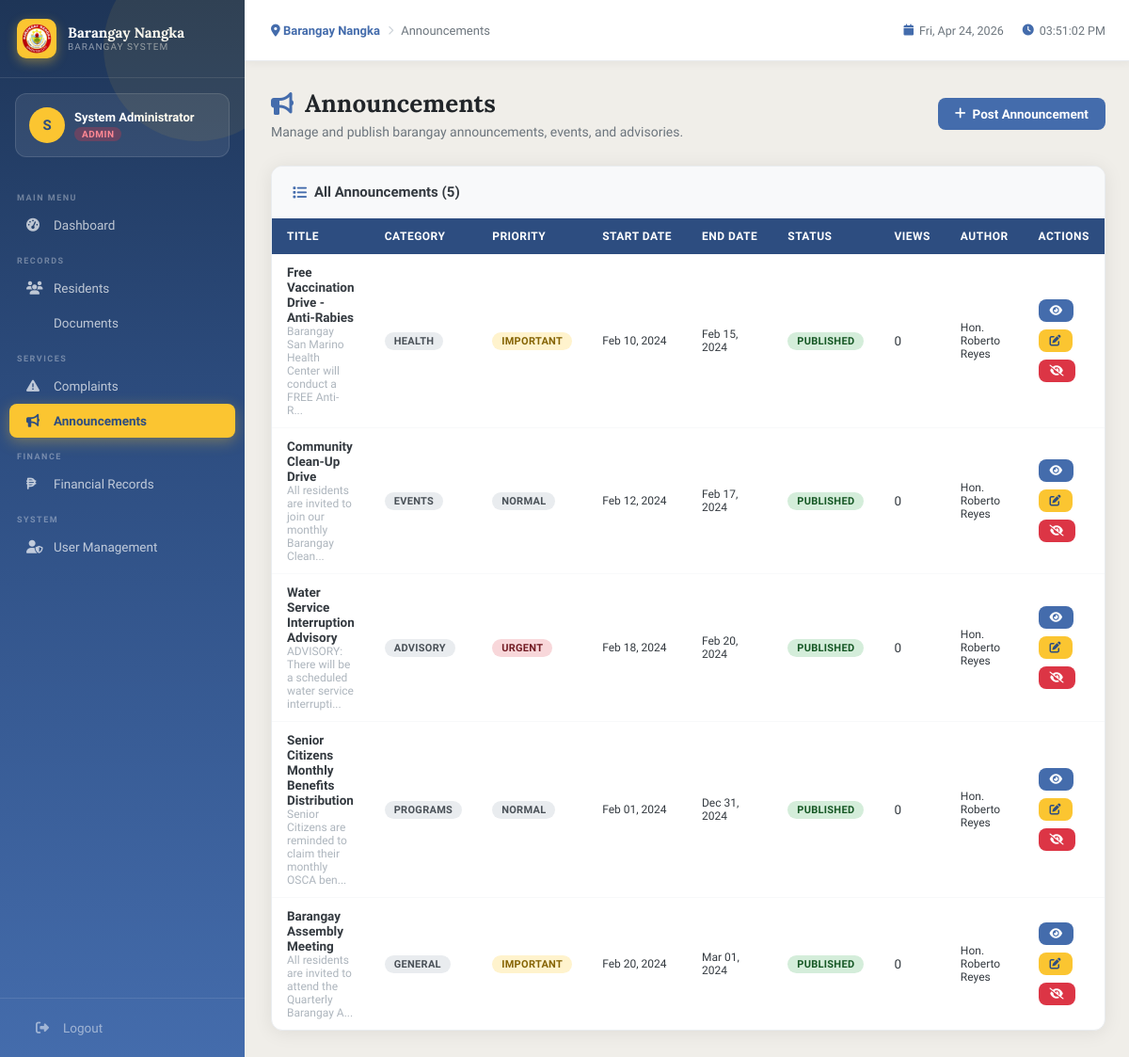
The app's page /modules/announcements/index.php (signed in), older data.
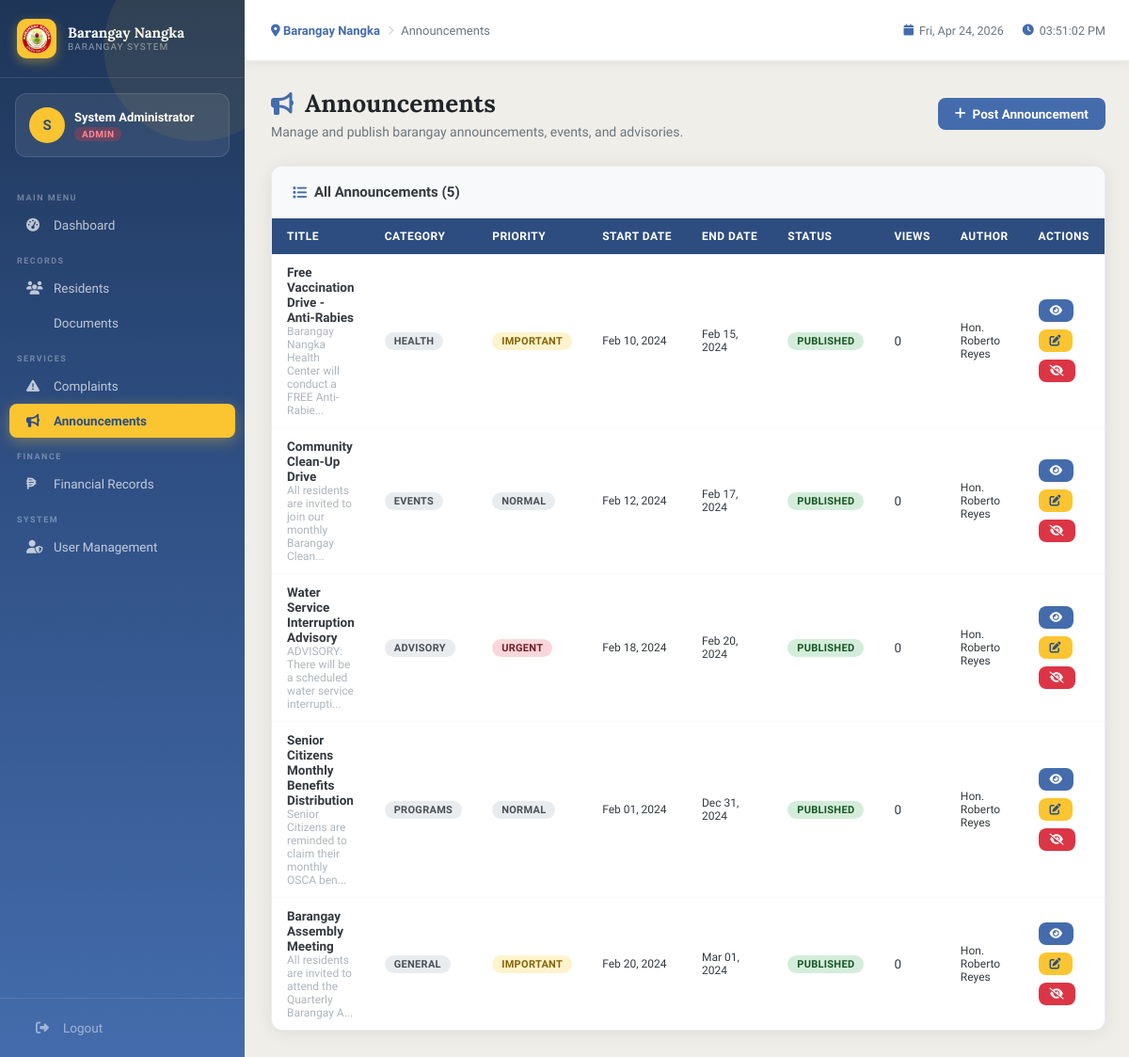
The same page, newer data.
### tables this page shows
CREATE TABLE announcements (
    id INT AUTO_INCREMENT PRIMARY KEY,
    title VARCHAR(200) NOT NULL,
    content TEXT NOT NULL,
    category ENUM('General','Health','Emergency','Events','Programs','Advisory') DEFAULT 'General',
    priority ENUM('Normal','Important','Urgent') DEFAULT 'Normal',
    start_date DATE,
    end_date DATE,
    is_published TINYINT(1) DEFAULT 1,
    views INT DEFAULT 0,
    created_by INT,
    created_at TIMESTAMP DEFAULT CURRENT_TIMESTAMP,
    FOREIGN KEY (created_by) REFERENCES users(id)
);

CREATE TABLE users (
    id INT AUTO_INCREMENT PRIMARY KEY,
    username VARCHAR(50) UNIQUE NOT NULL,
    password VARCHAR(255) NOT NULL,
    full_name VARCHAR(100) NOT NULL,
    role ENUM('admin','secretary','treasurer','captain','resident') NOT NULL DEFAULT 'resident',
    email VARCHAR(100),
    phone VARCHAR(20),
    resident_id INT NULL,
    is_active TINYINT(1) DEFAULT 1,
    last_login DATETIME,
    created_at TIMESTAMP DEFAULT CURRENT_TIMESTAMP
);

### includes/config.php (called while the page is built, shortened)
<?php
function isLoggedIn() {
    return isset($_SESSION['user_id']);
}
function hasRole($roles) {
    return in_array($_SESSION['role'], $roles);
}
?>

### modules/announcements/index.php (the view, shortened to what this page needs)
<?php
require_once '../../includes/config.php';
$page_title = 'Announcements';
$announcements = $pdo->query("SELECT a.*, u.full_name as author FROM announcements a LEFT JOIN users u ON a.created_by=u.id ORDER BY a.created_at DESC")->fetchAll();
include '../../includes/header.php';
?>
<div class="page-header flex-between">
    <div>
        <h1><i class="fas fa-bullhorn"></i> Announcements</h1>
        <p>Manage and publish barangay announcements, events, and advisories.</p>
    </div>
    <a href="add.php" class="btn btn-primary"><i class="fas fa-plus"></i> Post Announcement</a>
</div>
<div class="card">
    <div class="card-header">
        <h3><i class="fas fa-list"></i> All Announcements (<?= count($announcements) ?>)</h3>
    </div>
    <div class="card-body" style="padding:0;">
        <div class="table-wrap">
            <table class="data-table">
                <thead>
                    <tr>
                        <th>Title</th>
                        <th>Category</th>
                        <th>Priority</th>
                        <th>Start Date</th>
                        <th>End Date</th>
                        <th>Status</th>
                        <th>Views</th>
                        <th>Author</th>
                        <th>Actions</th>
                    </tr>
                </thead>
                <tbody>
                    <?php foreach ($announcements as $ann): ?>
                    <tr>
                        <td>
                            <div style="font-weight:600;max-width:250px;"><?= htmlspecialchars($ann['title']) ?></div>
                            <div style="font-size:12px;color:var(--gray-500);"><?= mb_substr(strip_tags($ann['content']), 0, 60) ?>...</div>
                        </td>
                        <td><span class="badge badge-normal"><?= $ann['category'] ?></span></td>
                        <td><span class="badge badge-<?= strtolower($ann['priority']) ?>"><?= $ann['priority'] ?></span></td>
                        <td style="font-size:12px;"><?= $ann['start_date'] ? date('M d, Y', strtotime($ann['start_date'])) : '—' ?></td>
                        <td style="font-size:12px;"><?= $ann['end_date'] ? date('M d, Y', strtotime($ann['end_date'])) : '—' ?></td>
                        <td>
                            <span class="badge <?= $ann['is_published'] ? 'badge-approved' : 'badge-rejected' ?>">
                                <?= $ann['is_published'] ? 'Published' : 'Draft' ?>
                            </span>
                        </td>
                        <td><?= $ann['views'] ?></td>
                        <td style="font-size:12px;"><?= htmlspecialchars($ann['author'] ?? 'System') ?></td>
                        <td>
                            <div class="btn-group">
                                <button onclick="openModal('viewAnn<?= $ann['id'] ?>')" class="btn btn-sm btn-primary"><i class="fas fa-eye"></i></button>
                                <?php if (hasRole(['admin','captain','secretary'])): ?>
                                <a href="edit.php?id=<?= $ann['id'] ?>" class="btn btn-sm btn-gold"><i class="fas fa-edit"></i></a>
                                <form method="POST" style="display:inline;">
                                    <button type="submit" class="btn btn-sm" style="background:<?= $ann['is_published'] ? '#dc3545' : '#28a745' ?>;color:white;border:none;" title="<?= $ann['is_published'] ? 'Unpublish' : 'Publish' ?>">
                                        <i class="fas fa-<?= $ann['is_published'] ? 'eye-slash' : 'check' ?>"></i>
                                    </button>
                                </form>
                                <?php endif; ?>
                            </div>
                        </td>
                    </tr>
                    <?php endforeach; ?>
                </tbody>
            </table>
        </div>
    </div>
</div>
<?php include '../../includes/footer.php'; ?>

### includes/header.php (shortened to what this page needs)
<?php
$current_page = basename($_SERVER['PHP_SELF'], '.php');
?>
<!DOCTYPE html>
<html lang="en">
<head>
    <link rel="stylesheet" href="https://cdnjs.cloudflare.com/ajax/libs/font-awesome/6.5.0/css/all.min.css">
    <link rel="stylesheet" href="<?= SITE_URL ?>/assets/css/main.css">
</head>
<body>
<div class="sidebar" id="sidebar">
    <div class="sidebar-header">
        <div class="logo-wrap">
            <div class="logo-icon">
    <img src="<?= SITE_URL ?>/assets/img/logo.png" alt="Logo" style="width:32px;height:32px;object-fit:contain;">
            </div>
            <div class="logo-text">
                <span class="logo-main">Barangay Nangka</span>
                <span class="logo-sub">Barangay System</span>
            </div>
        </div>
    </div>
    <div class="user-card">
        <div class="user-avatar">
            <?= strtoupper(substr($_SESSION['full_name'] ?? 'A', 0, 1)) ?>
        </div>
        <div class="user-info">
            <span class="user-name"><?= htmlspecialchars($_SESSION['full_name'] ?? '') ?></span>
            <span class="user-role badge-<?= $_SESSION['role'] ?? '' ?>"><?= ucfirst($_SESSION['role'] ?? '') ?></span>
        </div>
    </div>
    <nav class="sidebar-nav">
        <span class="nav-label">Main Menu</span>
        <a href="<?= SITE_URL ?>/dashboard.php" class="nav-item <?= $current_page === 'dashboard' ? 'active' : '' ?>">
            <i class="fas fa-gauge-high"></i>
            <span>Dashboard</span>
        </a>
        <?php if (hasRole(['admin','secretary','captain'])): ?>
        <span class="nav-label">Records</span>
        <a href="<?= SITE_URL ?>/modules/residents/index.php" class="nav-item <?= strpos($_SERVER['REQUEST_URI'],'residents') !== false ? 'active' : '' ?>">
            <i class="fas fa-users"></i>
            <span>Residents</span>
        </a>
        <a href="<?= SITE_URL ?>/modules/documents/index.php" class="nav-item <?= strpos($_SERVER['REQUEST_URI'],'documents') !== false ? 'active' : '' ?>">
            <span>Documents</span>
        </a>
        <?php endif; ?>
        <span class="nav-label">Services</span>
        <a href="<?= SITE_URL ?>/modules/complaints/index.php" class="nav-item <?= strpos($_SERVER['REQUEST_URI'],'complaints') !== false ? 'active' : '' ?>">
            <i class="fas fa-triangle-exclamation"></i>
            <span>Complaints</span>
        </a>
        <a href="<?= SITE_URL ?>/modules/announcements/index.php" class="nav-item <?= strpos($_SERVER['REQUEST_URI'],'announcements') !== false ? 'active' : '' ?>">
            <i class="fas fa-bullhorn"></i>
            <span>Announcements</span>
        </a>
        <?php if (hasRole(['admin','treasurer','captain'])): ?>
        <span class="nav-label">Finance</span>
        <a href="<?= SITE_URL ?>/modules/finance/index.php" class="nav-item <?= strpos($_SERVER['REQUEST_URI'],'finance') !== false ? 'active' : '' ?>">
            <i class="fas fa-peso-sign"></i>
            <span>Financial Records</span>
        </a>
        <?php endif; ?>
        <?php if (hasRole(['admin'])): ?>
        <span class="nav-label">System</span>
        <a href="<?= SITE_URL ?>/modules/users/index.php" class="nav-item <?= strpos($_SERVER['REQUEST_URI'],'users') !== false ? 'active' : '' ?>">
            <i class="fas fa-user-shield"></i>
            <span>User Management</span>
        </a>
        <?php endif; ?>
    </nav>
    <div class="sidebar-footer">
        <a href="<?= SITE_URL ?>/logout.php" class="nav-item logout-btn">
            <i class="fas fa-right-from-bracket"></i>
            <span>Logout</span>
        </a>
    </div>
</div>
<div class="main-wrapper" id="mainWrapper">
    <header class="topbar">
        <div class="topbar-left">
            <div class="breadcrumb">
                <span class="breadcrumb-barangay"><i class="fas fa-location-dot"></i> Barangay Nangka</span>
                <i class="fas fa-chevron-right"></i>
                <span><?= $page_title ?? 'Dashboard' ?></span>
            </div>
        </div>
        <div class="topbar-right">
            <div class="topbar-date">
                <i class="fas fa-calendar"></i>
                <span id="currentDate"></span>
            </div>
            <div class="topbar-time">
                <i class="fas fa-clock"></i>
                <span id="currentTime"></span>
            </div>
        </div>
    </header>
    <main class="page-content">

### includes/footer.php (shortened to what this page needs)
    </main>
</div>
</body>
</html>

Row changes from the older to the newer data that the page shows:
changed announcements "Free Vaccination Drive - Anti-Rabies": content "Barangay San Marino Health Center will conduct a FREE Anti-R" → "Barangay Nangka Health Center will conduct a FREE Anti-Rabie"
